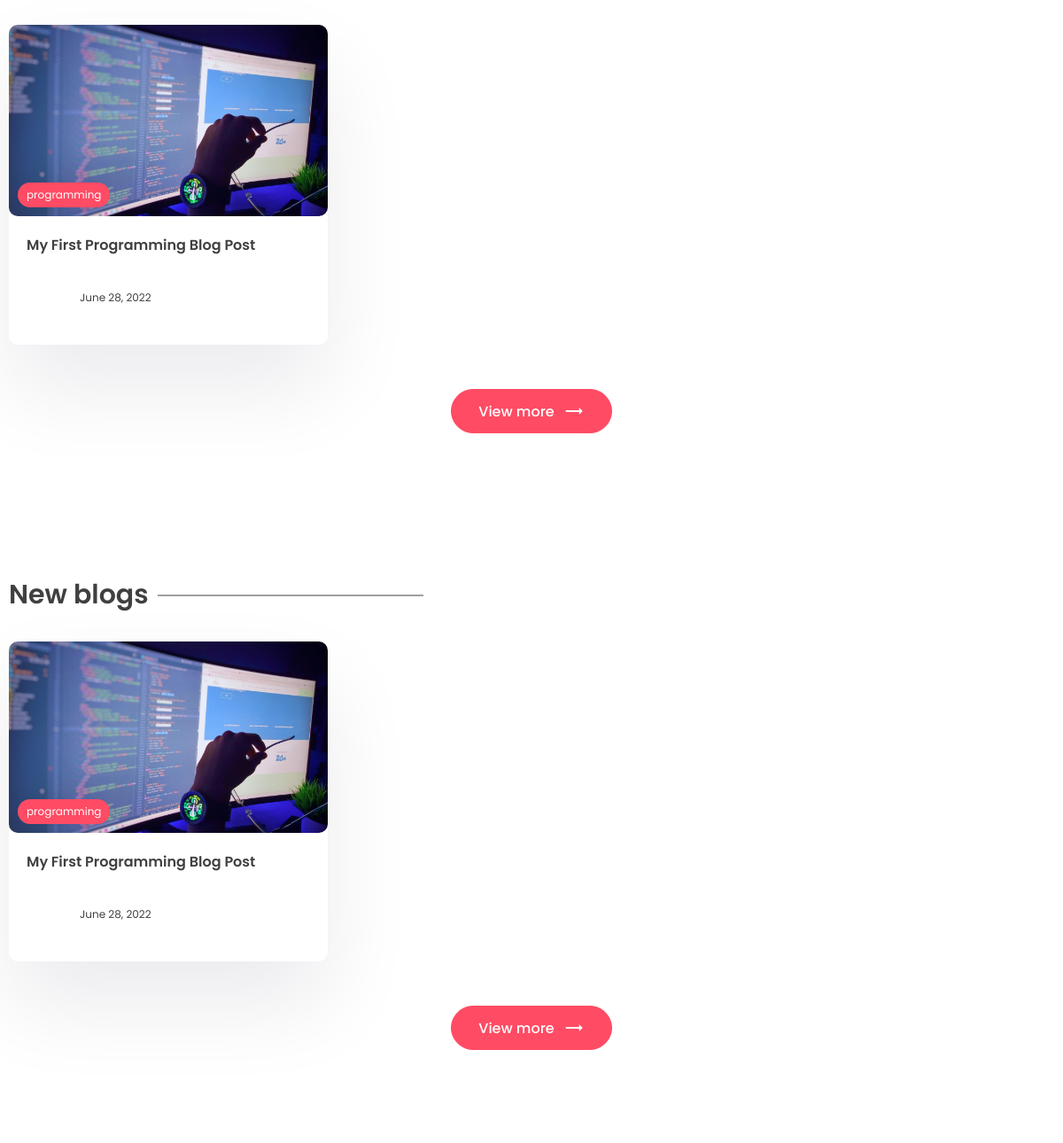
/ (middle part), run on an earlier commit of the app's database.
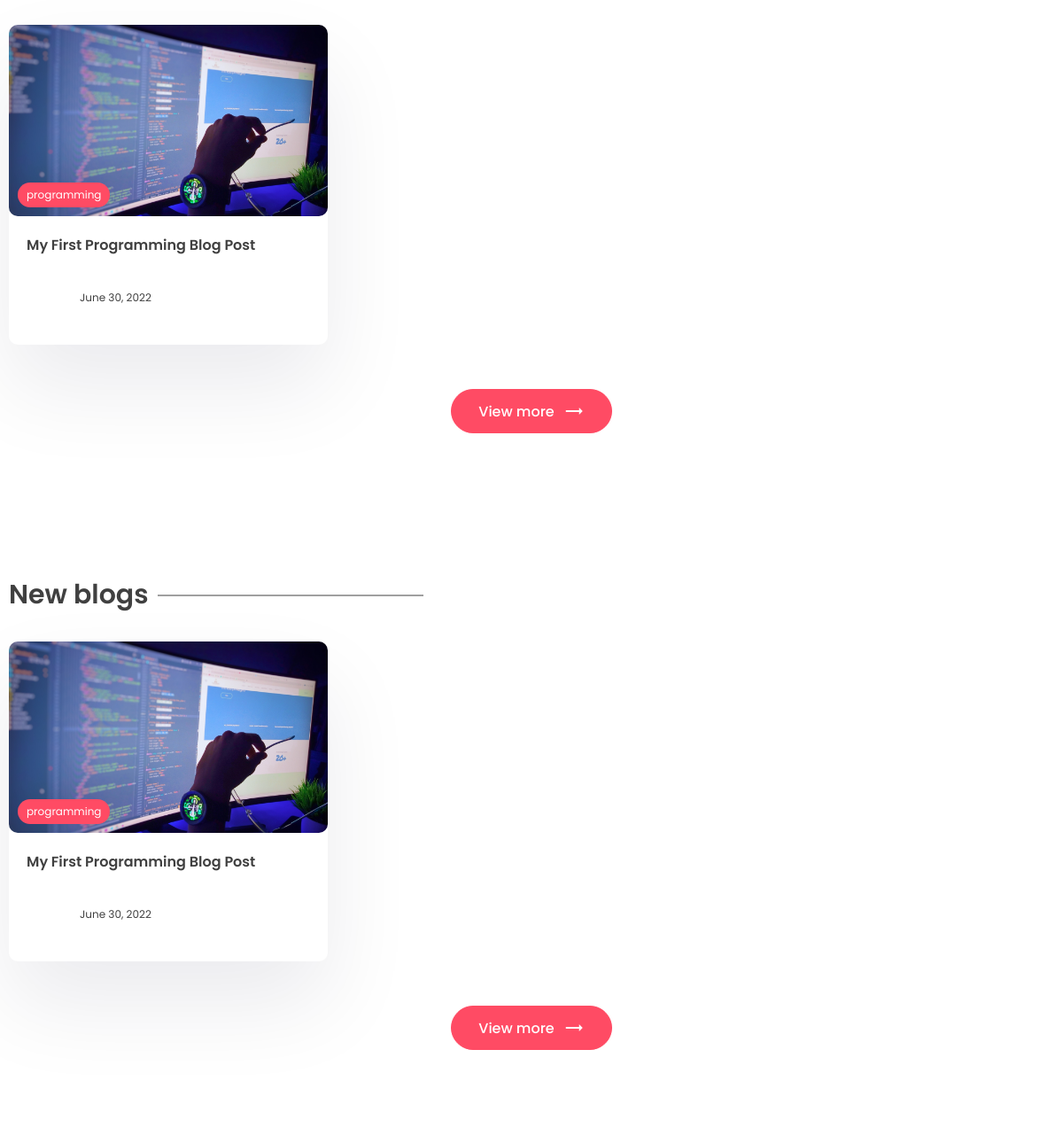
And on a later commit of the database.
### blogapp/models.py (models this page shows, shortened)
class Post(models.Model):
    title=models.CharField(max_length=200)
    content = models.TextField()
    last_updated = models.DateTimeField(auto_now= True)
    slug = models.SlugField(max_length=200, unique=True)
    author = models.ForeignKey(User, on_delete= models.CASCADE)
    category = models.ForeignKey(Category, on_delete= models.CASCADE)
    tags = models.ManyToManyField(Tag, blank=True, related_name='post_tags')
    image = models.ImageField(null=True, blank=True, upload_to='images/')
    view_count = models.IntegerField(null=True, blank=True)
    like_count = models.IntegerField(null=True, blank=True)
    is_featured = models.BooleanField()

class Tag(models.Model):
    name = models.CharField(max_length=100)
    description = models.CharField(max_length=100)
    slug = models.SlugField(max_length=200, unique=True)

### blogapp/views.py (the view)
# urls.py: path('', views.index, name='index'),
def index(request):
    top_blogs = Post.objects.all().order_by('-view_count')
    recent_blogs = Post.objects.all().order_by('-last_updated')
    featured_blog = Post.objects.filter(is_featured = True)
    if featured_blog:
        featured_blog = featured_blog[0]
    context = {'top_blogs': top_blogs,
                'recent_blogs': recent_blogs,
                'featured_blog':featured_blog}
    return render(request, 'blogapp/index.html', context)

### blogapp/templates/blogapp/index.html (shortened to what this page needs)
{% extends "base.html" %}
{% block content %}
    <section class="sp">
      <div class="container">
        <div class="grid-3">
          {% for blog in top_blogs %}
          <a href="{% url 'post_page' blog.slug %}">
            <div class="card">
              <div class="post-img">
                <img src="{{blog.image.url}}" alt="" />
                <div class="tag">{{blog.tags.all.0.name}}</div>
              </div>
              <div class="card-content">
                <h3>
                  {{blog.title}}
                </h3>
                <div class="author">
                  <div class="profile-pic">
                  </div>
                  <div class="details">
                    <small>{{blog.last_updated|date}}</small>
                  </div>
                </div>
              </div>
            </div>
          </a>
          {% endfor %}
        </div>
        <center>
          <button class="btn btn-primary rounded view">
            View more <span class="material-icons"> trending_flat </span>
          </button>
        </center>
      </div>
    </section>
    <section class="sp">
      <div class="container">
        <h1 class="sec-title">New blogs</h1>
        <div class="grid-3">
          {% for blog in recent_blogs %}
          <a href="{% url 'post_page' blog.slug %}">
            <div class="card">
              <div class="post-img">
                <img src="{{blog.image.url}}" alt="" />
                <div class="tag">{{blog.tags.all.0.name}}</div>
              </div>
              <div class="card-content">
                <h3>
                  {{blog.title}}
                </h3>
                <div class="author">
                  <div class="profile-pic">
                  </div>
                  <div class="details">
                    <small>{{blog.last_updated|date}}</small>
                  </div>
                </div>
              </div>
            </div>
          </a>
          {% endfor %}
        </div>
        <center>
          <button class="btn btn-primary rounded view">
            View more <span class="material-icons"> trending_flat </span>
          </button>
        </center>
      </div>
    </section>
    {% endblock %}

### templates/base.html (shortened to what this page needs)
{% load static %}
<!DOCTYPE html>
<html lang="en">
    <head>
        <link rel="stylesheet" href="{% static 'blogapp/style.css' %}" />
        <link
          rel="stylesheet"
          href="https://unicons.iconscout.com/release/v2.1.6/css/unicons.css"
        />
        <link
          rel="stylesheet"
          href="https://cdnjs.cloudflare.com/ajax/libs/font-awesome/6.1.1/css/all.min.css"
        />
      </head>
      <body>
        <main>
    {% block content %}
    {% endblock %}
        </main>
  </body>
</html>

### blogapp/static/blogapp/style.css (style rules this page uses)
* { margin: 0; padding: 0; box-sizing: border-box; text-decoration: none; border: none; outline: none; list-style: none; font-family: 'Poppins', sans-serif; color: var(--black); }
:root { --red: #FF4B64; --black: #404040; --des: #555555; --shadow: #ffffff1a 0px 1px 1px 0px inset, #32325d40 0px 50px 100px -20px, #0000004d 0px 30px 60px -30px; --shadow2: rgba(17, 12, 46, 0.084) 0px 48px 100px 0px; }
html { font-size: 62.5%; }
[class *="grid"] { display: grid; }
img { width: 100%; }
.container { max-width: 1220px; margin: auto; padding: 0 10px; }
p, a { font-size: 1.6rem; color: var(--des); }
.btn { cursor: pointer; height: 5rem; padding: 0 3rem; font-size: 1.6rem; font-weight: 500; border: 1px solid var(--red); display: flex; align-items: center; justify-content: center; gap: 1rem; }
.btn span { color: white; }
.btn-primary { background: var(--red); color: white; }
.rounded { border-radius: 5rem; }
.sp { padding: 8rem 0; }
.post-img { height: 40rem; width: 100%; overflow: hidden; border-radius: 1rem; }
.post-img img { height: 100%; object-fit: cover; object-position: center; }
.sec-title { font-size: 3rem; font-weight: 600; position: relative; width: fit-content; margin-bottom: 3rem; }
.sec-title::after { content: ""; position: absolute; right: -31rem; height: 1px; width: 30rem; background: var(--black); top: 50%; transform: translateY(-50%); }
.grid-3 { grid-template-columns: repeat(3, 1fr); gap: 5rem; }
.card { background: white; box-shadow: var(--shadow2); border-radius: 1rem; cursor: pointer; transition: 0.3s; }
.post-img { position: relative; }
.tag { position: absolute; bottom: 1rem; left: 1rem; background: var(--red); color: white; border-radius: 5rem; padding: .5rem 1rem; font-size: 1.2rem; }
.card-content { padding: 2rem; padding-bottom: 3rem; }
.card h3 { font-size: 1.6rem; font-weight: 600; }
.card .post-img { width: 100%; height: unset; aspect-ratio: 1/0.6; }
.author { display: flex; align-items: center; gap: 1rem; margin-top: 2rem; }
.profile-pic { width: 5rem; aspect-ratio: 1/1; border-radius: 50%; overflow: hidden; }
.author small { color: var(--black); font-size: 1.2rem; }
.view { margin-top: 5rem; }

What changed in the data, as far as the page shows it:
changed Post "My First Programming Blog Post": last_updated "June 28, 2022" → "June 30, 2022"
